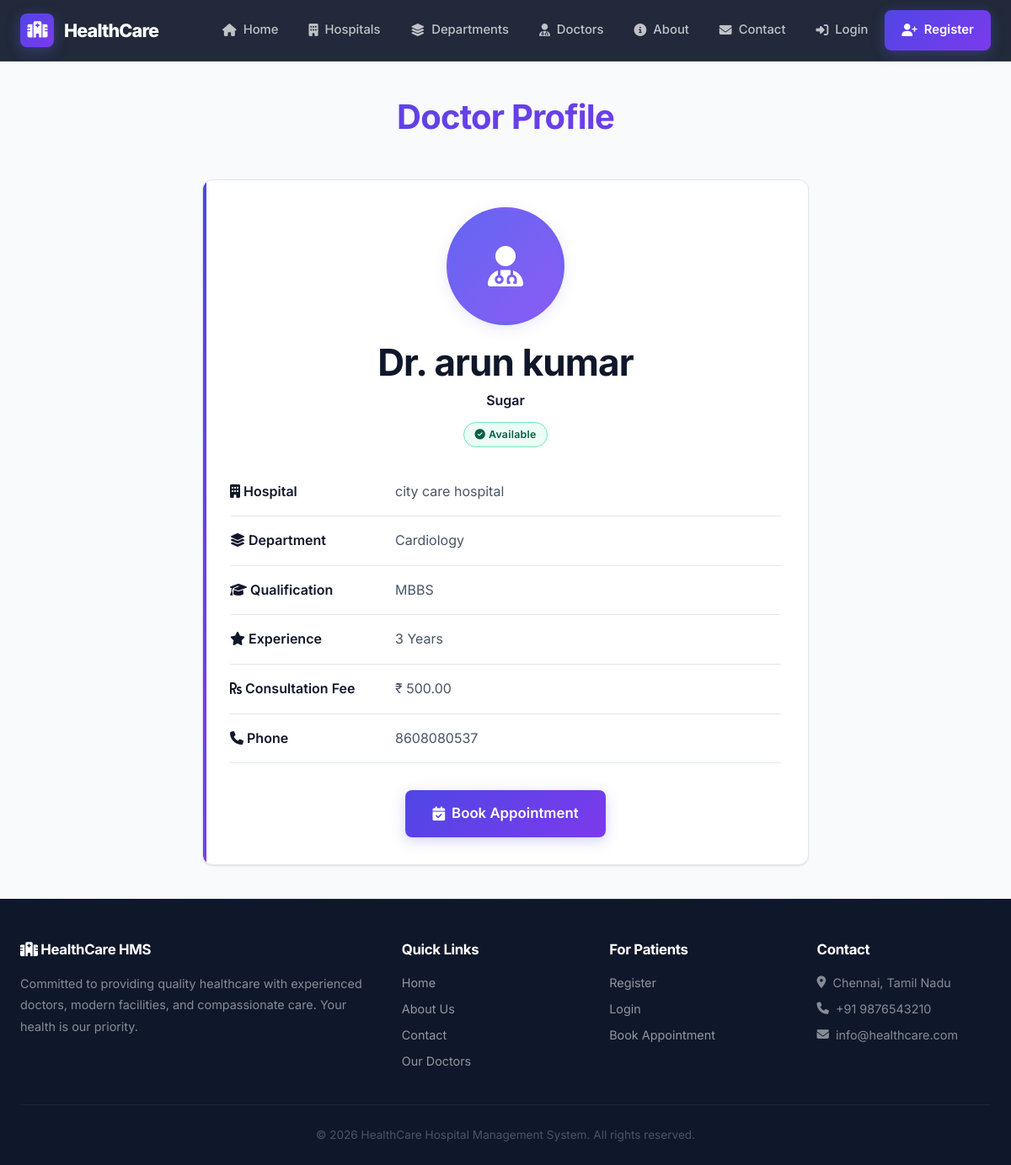
The page /doctor/2/ on the database its author committed.
### hospital/models.py (models this page shows, shortened)
class Doctor(models.Model):
    user = models.OneToOneField(
        settings.AUTH_USER_MODEL,
        on_delete=models.CASCADE,
        limit_choices_to={"role": "DOCTOR"}
    )
    hospital = models.ForeignKey(
        Hospital,
        on_delete=models.CASCADE,
        related_name="doctors"
    )
    department = models.ForeignKey(
        Department,
        on_delete=models.CASCADE,
        related_name="doctors"
    )
    specialization = models.CharField(max_length=100)
    qualification = models.CharField(max_length=200)
    experience = models.PositiveIntegerField(
        help_text="Experience in years"
    )
    consultation_fee = models.DecimalField(
        max_digits=8,
        decimal_places=2
    )
    phone = models.CharField(max_length=15)
    photo = models.ImageField(
        upload_to="doctor_photos/",
        blank=True,
        null=True
    )
    available = models.BooleanField(default=True)
    created_at = models.DateTimeField(auto_now_add=True)

class Hospital(models.Model):
    name = models.CharField(max_length=200)
    address = models.TextField()
    phone = models.CharField(max_length=15)
    email = models.EmailField()
    logo = models.ImageField(upload_to="hospital_logos/", blank=True, null=True)
    description = models.TextField(blank=True)

class Department(models.Model):
    hospital = models.ForeignKey(
        Hospital,
        on_delete=models.CASCADE,
        related_name="departments"
    )
    name = models.CharField(max_length=100)
    description = models.TextField(blank=True)

### accounts/models.py (models this page shows, shortened)
class User(AbstractUser):
    ROLE_CHOICES = (
        ('ADMIN', 'Admin'),
        ('DOCTOR', 'Doctor'),
        ('PATIENT', 'Patient'),
    )
    role = models.CharField(
        max_length=20,
        choices=ROLE_CHOICES,
        default='PATIENT'
    )
    phone = models.CharField(max_length=15)

### hospital/views.py (the view)
def doctor_detail(request, doctor_id):
    doctor = get_object_or_404(
        Doctor,
        id=doctor_id
    )
    context = {
        "doctor": doctor
    }
    return render(
        request,
        "hospital/doctor_detail.html",
        context
    )

### hospital/templates/hospital/doctor_detail.html (shortened to what this page needs)
{% extends 'base.html' %}
{% block content %}
<div class="animate-in">
    <div class="page-header">
        <h1>Doctor Profile</h1>
    </div>
    <div class="detail-card animate-in animate-in-1">
        <div style="text-align:center;margin-bottom:1.5rem;">
            {% if doctor.photo %}
            <img src="{{ doctor.photo.url }}" alt="Doctor" class="avatar avatar-xl">
            {% else %}
            <div class="avatar avatar-xl" style="margin:0 auto 1rem;">
                <i class="fas fa-user-md"></i>
            </div>
            {% endif %}
            <h1 style="margin-bottom:0.25rem;">Dr. {{ doctor.user.get_full_name }}</h1>
            <div class="specialty" style="color:var(--primary);font-weight:600;">{{ doctor.specialization }}</div>
            <div style="margin-top:0.75rem;">
                {% if doctor.available %}
                <span class="badge badge-available"><i class="fas fa-check-circle"></i> Available</span>
                {% else %}
                <span class="badge badge-unavailable"><i class="fas fa-times-circle"></i> Unavailable</span>
                {% endif %}
            </div>
        </div>
        <div class="detail-row">
            <span class="detail-label"><i class="fas fa-building"></i> Hospital</span>
            <span class="detail-value">{{ doctor.hospital.name }}</span>
        </div>
        <div class="detail-row">
            <span class="detail-label"><i class="fas fa-layer-group"></i> Department</span>
            <span class="detail-value">{{ doctor.department.name }}</span>
        </div>
        <div class="detail-row">
            <span class="detail-label"><i class="fas fa-graduation-cap"></i> Qualification</span>
            <span class="detail-value">{{ doctor.qualification }}</span>
        </div>
        <div class="detail-row">
            <span class="detail-label"><i class="fas fa-star"></i> Experience</span>
            <span class="detail-value">{{ doctor.experience }} Years</span>
        </div>
        <div class="detail-row">
            <span class="detail-label"><i class="fas fa-rupee-sign"></i> Consultation Fee</span>
            <span class="detail-value">₹ {{ doctor.consultation_fee }}</span>
        </div>
        <div class="detail-row">
            <span class="detail-label"><i class="fas fa-phone"></i> Phone</span>
            <span class="detail-value">{{ doctor.phone }}</span>
        </div>
        <div style="text-align:center;margin-top:2rem;">
            <a href="{% url 'book_appointment' doctor.id %}" class="btn btn-primary btn-lg">
                <i class="fas fa-calendar-check"></i> Book Appointment
            </a>
        </div>
    </div>
</div>
{% endblock %}

### rows shown on the page
Doctor: user.get_full_name "arun kumar", specialization "Sugar", hospital.name "city care hospital", department.name "Cardiology", qualification "MBBS", experience "3", consultation_fee "500.00", phone "8608080537"
